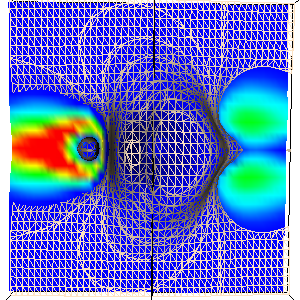

This figure's Python source:
#!/usr/bin/env python

# Generate a rectilinear grid from field data via a write/read round-trip,
# then visualize with a warped plane, cut plane, isosurface, and streamlines.

import os
import tempfile

# Factory overrides
import vtkmodules.vtkInteractionStyle  # noqa: F401
import vtkmodules.vtkRenderingOpenGL2  # noqa: F401

from vtkmodules.vtkCommonColor import vtkNamedColors
from vtkmodules.vtkCommonDataModel import vtkPlane
from vtkmodules.vtkFiltersCore import (
    vtkContourFilter,
    vtkCutter,
    vtkDataObjectToDataSetFilter,
    vtkDataSetToDataObjectFilter,
    vtkFieldDataToAttributeDataFilter,
    vtkPolyDataNormals,
    vtkTubeFilter,
)
from vtkmodules.vtkFiltersFlowPaths import vtkStreamTracer
from vtkmodules.vtkFiltersGeneral import vtkWarpVector
from vtkmodules.vtkFiltersGeometry import vtkRectilinearGridGeometryFilter
from vtkmodules.vtkFiltersModeling import vtkOutlineFilter
from vtkmodules.vtkIOLegacy import (
    vtkDataObjectReader,
    vtkDataObjectWriter,
    vtkDataSetReader,
)
from vtkmodules.vtkRenderingCore import (
    vtkActor,
    vtkDataSetMapper,
    vtkPolyDataMapper,
    vtkRenderWindow,
    vtkRenderWindowInteractor,
    vtkRenderer,
)

# Data directory
data_dir = os.environ.get("VPE_DATA_DIR", os.path.dirname(os.path.abspath(__file__)))

# Inline color helper
named_colors = vtkNamedColors()

# Read the rectilinear grid dataset
reader = vtkDataSetReader()
reader.SetFileName(os.path.join(data_dir, "RectGrid2.vtk"))

# Convert to a data object (field)
ds2do = vtkDataSetToDataObjectFilter()
ds2do.SetInputConnection(reader.GetOutputPort())

# Write the field to a temporary file
tmp_file = os.path.join(tempfile.gettempdir(), "RGridField.vtk")

writer = vtkDataObjectWriter()
writer.SetInputConnection(ds2do.GetOutputPort())
writer.SetFileName(tmp_file)
writer.Write()

# Read the field back
dor = vtkDataObjectReader()
dor.SetFileName(tmp_file)

# Convert field back to rectilinear grid
do2ds = vtkDataObjectToDataSetFilter()
do2ds.SetInputConnection(dor.GetOutputPort())
do2ds.SetDataSetTypeToRectilinearGrid()
do2ds.SetDimensionsComponent("Dimensions", 0)
do2ds.SetPointComponent(0, "XCoordinates", 0)
do2ds.SetPointComponent(1, "YCoordinates", 0)
do2ds.SetPointComponent(2, "ZCoordinates", 0)
do2ds.Update()

# Assign vectors and scalars from the field
fd2ad = vtkFieldDataToAttributeDataFilter()
fd2ad.SetInputData(do2ds.GetRectilinearGridOutput())
fd2ad.SetInputFieldToDataObjectField()
fd2ad.SetOutputAttributeDataToPointData()
fd2ad.SetVectorComponent(0, "vectors", 0)
fd2ad.SetVectorComponent(1, "vectors", 1)
fd2ad.SetVectorComponent(2, "vectors", 2)
fd2ad.SetScalarComponent(0, "scalars", 0)
fd2ad.Update()

# Warped geometry plane at z=15
plane = vtkRectilinearGridGeometryFilter()
plane.SetInputData(fd2ad.GetRectilinearGridOutput())
plane.SetExtent(0, 100, 0, 100, 15, 15)

warper = vtkWarpVector()
warper.SetInputConnection(plane.GetOutputPort())
warper.SetScaleFactor(0.05)

plane_mapper = vtkDataSetMapper()
plane_mapper.SetInputConnection(warper.GetOutputPort())
plane_mapper.SetScalarRange(0.197813, 0.710419)

plane_actor = vtkActor()
plane_actor.SetMapper(plane_mapper)

# Cut plane through the center
cut_plane = vtkPlane()
cut_plane.SetOrigin(fd2ad.GetOutput().GetCenter())
cut_plane.SetNormal(1, 0, 0)

plane_cut = vtkCutter()
plane_cut.SetInputData(fd2ad.GetRectilinearGridOutput())
plane_cut.SetCutFunction(cut_plane)

cut_mapper = vtkDataSetMapper()
cut_mapper.SetInputConnection(plane_cut.GetOutputPort())
cut_mapper.SetScalarRange(
    fd2ad.GetOutput().GetPointData().GetScalars().GetRange())

cut_actor = vtkActor()
cut_actor.SetMapper(cut_mapper)

# Isosurface at 0.7
iso = vtkContourFilter()
iso.SetInputData(fd2ad.GetRectilinearGridOutput())
iso.SetValue(0, 0.7)

iso_normals = vtkPolyDataNormals()
iso_normals.SetInputConnection(iso.GetOutputPort())
iso_normals.SetFeatureAngle(45)

iso_mapper = vtkPolyDataMapper()
iso_mapper.SetInputConnection(iso_normals.GetOutputPort())
iso_mapper.ScalarVisibilityOff()

bisque_rgb = [0.0, 0.0, 0.0]
named_colors.GetColorRGB("bisque", bisque_rgb)

iso_actor = vtkActor()
iso_actor.SetMapper(iso_mapper)
iso_actor.GetProperty().SetColor(bisque_rgb)
iso_actor.GetProperty().SetRepresentationToWireframe()

# Streamlines
streamer = vtkStreamTracer()
streamer.SetInputConnection(fd2ad.GetOutputPort())
streamer.SetStartPosition(-1.2, -0.1, 1.3)
streamer.SetMaximumPropagation(500)
streamer.SetInitialIntegrationStep(0.05)
streamer.SetIntegrationDirectionToBoth()

stream_tube = vtkTubeFilter()
stream_tube.SetInputConnection(streamer.GetOutputPort())
stream_tube.SetRadius(0.025)
stream_tube.SetNumberOfSides(6)
stream_tube.SetVaryRadiusToVaryRadiusByVector()

stream_mapper = vtkPolyDataMapper()
stream_mapper.SetInputConnection(stream_tube.GetOutputPort())
stream_mapper.SetScalarRange(
    fd2ad.GetOutput().GetPointData().GetScalars().GetRange())

stream_actor = vtkActor()
stream_actor.SetMapper(stream_mapper)
stream_actor.GetProperty().BackfaceCullingOn()

# Outline
outline = vtkOutlineFilter()
outline.SetInputData(fd2ad.GetRectilinearGridOutput())

outline_mapper = vtkPolyDataMapper()
outline_mapper.SetInputConnection(outline.GetOutputPort())

black_rgb = [0.0, 0.0, 0.0]
named_colors.GetColorRGB("black", black_rgb)

outline_actor = vtkActor()
outline_actor.SetMapper(outline_mapper)
outline_actor.GetProperty().SetColor(black_rgb)

# Renderer
renderer = vtkRenderer()
renderer.AddActor(outline_actor)
renderer.AddActor(plane_actor)
renderer.AddActor(cut_actor)
renderer.AddActor(iso_actor)
renderer.AddActor(stream_actor)
renderer.SetBackground(1, 1, 1)
# Window
render_window = vtkRenderWindow()
render_window.SetMultiSamples(0)
render_window.AddRenderer(renderer)
render_window.SetSize(300, 300)
render_window.SetWindowName("field to rgrid")

# Scene
renderer.GetActiveCamera().SetPosition(0.0390893, 0.184813, -3.94026)
renderer.GetActiveCamera().SetFocalPoint(-0.00578326, 0, 0.701967)
renderer.GetActiveCamera().SetViewAngle(30)
renderer.GetActiveCamera().SetViewUp(0.00850257, 0.999169, 0.0398605)
renderer.GetActiveCamera().SetClippingRange(3.08127, 6.62716)

# Cleanup temp file
try:
    os.remove(tmp_file)
except OSError:
    pass

# Interactor
interactor = vtkRenderWindowInteractor()
interactor.SetRenderWindow(render_window)

interactor.Initialize()
interactor.Start()
